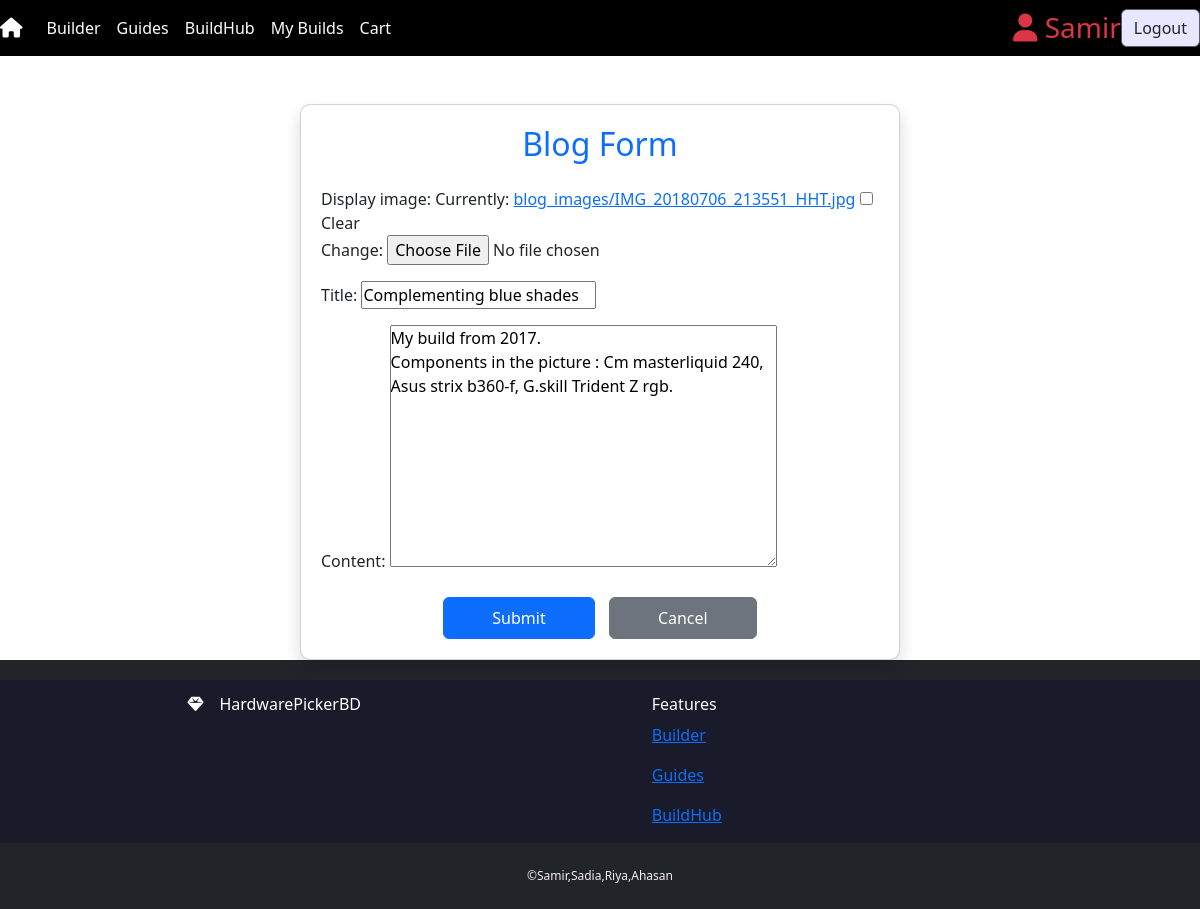
The app's page /buildhub/blog/8/edit/ (signed in) with its own data.
### buildhub/models.py (models this page shows, shortened)
class BlogPost(models.Model):
    display_image= models.ImageField(upload_to='blog_images/',null=True,blank=True)
    title = models.CharField(max_length=200)
    content = models.TextField()
    author = models.ForeignKey(User, on_delete=models.CASCADE)
    created = models.DateTimeField(auto_now_add=True)

### buildhub/views.py (the view)
# urls.py: path('blog/<int:blog_id>/edit/', views.update_blog, name='update_blog'),
@login_required
def update_blog(request, blog_id):
    blog = get_object_or_404(BlogPost, id=blog_id, author=request.user)
    if request.method == 'POST':
        form = BlogForm(request.POST, request.FILES, instance=blog)
        if form.is_valid():
            form.save()
            return redirect('blog_details', blog_id=blog.id)
    else:
        form = BlogForm(instance=blog)
    return render(request, 'buildhub/blog_form.html', {'form': form, 'update': True})

### buildhub/forms.py
class BlogForm(forms.ModelForm):
    class Meta:
        model = BlogPost
        fields = ['display_image','title', 'content']

### templates/buildhub/blog_form.html (shortened to what this page needs)
{% extends 'base.html' %}
{% block content %}
<div class="container mt-5">
    <div class="card shadow" style="max-width: 600px; margin: auto; padding: 20px; border-radius: 10px;">
        <h2 class="text-center text-primary mb-4">Blog Form</h2>
        <form method="post" enctype="multipart/form-data">
            <div class="form-group">
                {{ form.as_p }}
            </div>
            <div class="text-center mt-4">
                <button type="submit" class="btn btn-primary px-5 py-2" style="font-size: 16px;">Submit</button>
                <a href="{% url 'blog' %}" class="btn btn-secondary px-5 py-2" style="font-size: 16px; margin-left: 10px;">Cancel</a>
            </div>
        </form>
    </div>
</div>
{% endblock %}

### templates/components/header.html (shortened to what this page needs)
{% load static %}
<section>
    <div>
        <nav class="navbar navbar-expand-lg navbar-light bg-light">
            <a class="navbar-brand" href="{% url 'home' %}">
                <i class="fa-solid fa-house" style="color: #ffffff;"></i>
            </a>
            <div class="collapse navbar-collapse" id="navbarNavDropdown">
                <ul class="navbar-nav">
                    <li class="nav-item active">
                        <a class="nav-link" href="{% url 'cpu' %}">Builder <span class="sr-only">(current)</span></a>
                    </li>
                    <li class="nav-item">
                        <a class="nav-link" href="{% url 'guide_list' %}">Guides</a>
                    </li>
                    <li class="nav-item">
                        <a class="nav-link" href='{% url "blog" %}'>BuildHub</a>
                    </li>
                    <li class="nav-item">
                        <a class="nav-link" href='{% url "order_list" %}'>My Builds</a>
                    </li>
                    <li class="nav-item">
                        <a class="nav-link" href='{% url "cart_view" %}'>Cart</a>
                    </li>
                </ul>
            </div>
            {% if user.is_authenticated %}
                <div class="d-flex align-items-center">
                    <h3 class="m-0 text-danger"><i class="fa-solid fa-user"></i> {{ user }}  </h3>
                    <a href="{% url 'logout' %}" class="btn nav-item1" style="background-color: #e7e7ff; border-color: #5f5f63;"> Logout </a>
                </div>
            {% else %}
                <div class="d-flex align-items-center">
                    <a href="{% url 'register' %}" class="btn nav-item1" style="background-color: #e7e7ff; border-color: #5f5f63;">Register User</a>
                    <a href="{% url 'login' %}" class="btn nav-item1" style="background-color: #e7e7ff; border-color: #5f5f63;">Login</a>
                </div>
            {% endif %}
        </nav>
    </div>
</section>

### static/css/style.css (style rules this page uses)
* { margin: 0; padding: 0; }
.navbar { background-color: #000 !important; }
.nav-item a { color: #fff !important; }

### records on screen
BlogPost: title "Complementing blue shades", content "My build from 2017. Components in the picture : Cm masterliquid 240, Asus strix b360-f, G.skill Trident Z rgb."

### other values on screen
{{ user }} "Samir"
